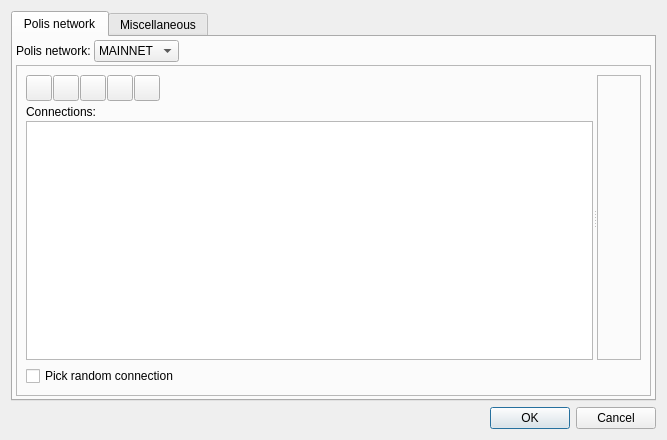
<?xml version="1.0" encoding="UTF-8"?>
<ui version="4.0">
 <class>ConfigDlg</class>
 <widget class="QDialog" name="ConfigDlg">
  <property name="windowModality">
   <enum>Qt::NonModal</enum>
  </property>
  <property name="geometry">
   <rect>
    <x>0</x>
    <y>0</y>
    <width>667</width>
    <height>440</height>
   </rect>
  </property>
  <property name="windowTitle">
   <string>Dialog</string>
  </property>
  <property name="modal">
   <bool>false</bool>
  </property>
  <layout class="QVBoxLayout" name="verticalLayout">
   <property name="spacing">
    <number>6</number>
   </property>
   <property name="sizeConstraint">
    <enum>QLayout::SetDefaultConstraint</enum>
   </property>
   <item>
    <widget class="QTabWidget" name="tabWidget">
     <property name="tabShape">
      <enum>QTabWidget::Rounded</enum>
     </property>
     <property name="currentIndex">
      <number>0</number>
     </property>
     <widget class="QWidget" name="tabPolisd">
      <attribute name="title">
       <string>Polis network</string>
      </attribute>
      <layout class="QVBoxLayout" name="verticalLayout_3">
       <property name="spacing">
        <number>3</number>
       </property>
       <property name="leftMargin">
        <number>3</number>
       </property>
       <property name="topMargin">
        <number>3</number>
       </property>
       <property name="rightMargin">
        <number>3</number>
       </property>
       <property name="bottomMargin">
        <number>3</number>
       </property>
       <item>
        <layout class="QHBoxLayout" name="horizontalLayout_3">
         <item>
          <widget class="QLabel" name="label_2">
           <property name="text">
            <string>Polis network:</string>
           </property>
          </widget>
         </item>
         <item>
          <widget class="QComboBox" name="cboPolisNetwork">
           <item>
            <property name="text">
             <string>MAINNET</string>
            </property>
           </item>
           <item>
            <property name="text">
             <string>TESTNET</string>
            </property>
           </item>
          </widget>
         </item>
         <item>
          <spacer name="horizontalSpacer_5">
           <property name="orientation">
            <enum>Qt::Horizontal</enum>
           </property>
           <property name="sizeHint" stdset="0">
            <size>
             <width>40</width>
             <height>20</height>
            </size>
           </property>
          </spacer>
         </item>
        </layout>
       </item>
       <item>
        <widget class="QFrame" name="frame_2">
         <property name="frameShape">
          <enum>QFrame::StyledPanel</enum>
         </property>
         <property name="frameShadow">
          <enum>QFrame::Raised</enum>
         </property>
         <layout class="QVBoxLayout" name="verticalLayout_6">
          <item>
           <widget class="QSplitter" name="splitter">
            <property name="orientation">
             <enum>Qt::Horizontal</enum>
            </property>
            <property name="opaqueResize">
             <bool>true</bool>
            </property>
            <property name="childrenCollapsible">
             <bool>true</bool>
            </property>
            <widget class="QWidget" name="layoutWidget">
             <layout class="QVBoxLayout" name="layoutConnList" stretch="0,0,0">
              <property name="spacing">
               <number>2</number>
              </property>
              <item>
               <widget class="QFrame" name="frame">
                <property name="frameShape">
                 <enum>QFrame::NoFrame</enum>
                </property>
                <property name="frameShadow">
                 <enum>QFrame::Raised</enum>
                </property>
                <layout class="QHBoxLayout" name="horizontalLayout">
                 <property name="spacing">
                  <number>1</number>
                 </property>
                 <property name="leftMargin">
                  <number>0</number>
                 </property>
                 <property name="topMargin">
                  <number>0</number>
                 </property>
                 <property name="rightMargin">
                  <number>0</number>
                 </property>
                 <property name="bottomMargin">
                  <number>2</number>
                 </property>
                 <item>
                  <widget class="QToolButton" name="btnNewConn">
                   <property name="minimumSize">
                    <size>
                     <width>26</width>
                     <height>26</height>
                    </size>
                   </property>
                   <property name="toolTip">
                    <string>Add New Connection</string>
                   </property>
                   <property name="text">
                    <string/>
                   </property>
                  </widget>
                 </item>
                 <item>
                  <widget class="QToolButton" name="btnDeleteConn">
                   <property name="minimumSize">
                    <size>
                     <width>26</width>
                     <height>26</height>
                    </size>
                   </property>
                   <property name="toolTip">
                    <string>Delete Current Connection</string>
                   </property>
                   <property name="text">
                    <string/>
                   </property>
                  </widget>
                 </item>
                 <item>
                  <widget class="QToolButton" name="btnMoveUpConn">
                   <property name="minimumSize">
                    <size>
                     <width>26</width>
                     <height>26</height>
                    </size>
                   </property>
                   <property name="toolTip">
                    <string>Move Up Current Connection</string>
                   </property>
                   <property name="text">
                    <string/>
                   </property>
                  </widget>
                 </item>
                 <item>
                  <widget class="QToolButton" name="btnMoveDownConn">
                   <property name="minimumSize">
                    <size>
                     <width>26</width>
                     <height>26</height>
                    </size>
                   </property>
                   <property name="toolTip">
                    <string>Move Down Current Connection</string>
                   </property>
                   <property name="text">
                    <string/>
                   </property>
                  </widget>
                 </item>
                 <item>
                  <widget class="QToolButton" name="btnRestoreDefault">
                   <property name="minimumSize">
                    <size>
                     <width>26</width>
                     <height>26</height>
                    </size>
                   </property>
                   <property name="toolTip">
                    <string>Restore Default Connections</string>
                   </property>
                   <property name="text">
                    <string/>
                   </property>
                  </widget>
                 </item>
                 <item>
                  <spacer name="horizontalSpacer">
                   <property name="orientation">
                    <enum>Qt::Horizontal</enum>
                   </property>
                   <property name="sizeHint" stdset="0">
                    <size>
                     <width>40</width>
                     <height>20</height>
                    </size>
                   </property>
                  </spacer>
                 </item>
                </layout>
               </widget>
              </item>
              <item>
               <widget class="QLabel" name="label">
                <property name="text">
                 <string>Connections:</string>
                </property>
               </widget>
              </item>
              <item>
               <widget class="QListWidget" name="lstConns">
                <property name="sizePolicy">
                 <sizepolicy hsizetype="Preferred" vsizetype="Expanding">
                  <horstretch>0</horstretch>
                  <verstretch>0</verstretch>
                 </sizepolicy>
                </property>
                <property name="baseSize">
                 <size>
                  <width>150</width>
                  <height>0</height>
                 </size>
                </property>
                <property name="frameShape">
                 <enum>QFrame::StyledPanel</enum>
                </property>
                <property name="selectionMode">
                 <enum>QAbstractItemView::ExtendedSelection</enum>
                </property>
               </widget>
              </item>
             </layout>
            </widget>
            <widget class="QFrame" name="detailsFrame">
             <property name="sizePolicy">
              <sizepolicy hsizetype="Expanding" vsizetype="Preferred">
               <horstretch>0</horstretch>
               <verstretch>0</verstretch>
              </sizepolicy>
             </property>
             <property name="frameShape">
              <enum>QFrame::StyledPanel</enum>
             </property>
             <property name="midLineWidth">
              <number>0</number>
             </property>
             <layout class="QVBoxLayout" name="verticalLayout_4">
              <property name="topMargin">
               <number>12</number>
              </property>
             </layout>
            </widget>
           </widget>
          </item>
          <item>
           <layout class="QVBoxLayout" name="verticalLayout_5">
            <property name="sizeConstraint">
             <enum>QLayout::SetDefaultConstraint</enum>
            </property>
            <item>
             <widget class="QCheckBox" name="chbRandomConn">
              <property name="toolTip">
               <string>Pick random connection to distribute clients' load over multiple nodes.</string>
              </property>
              <property name="text">
               <string>Pick random connection</string>
              </property>
             </widget>
            </item>
           </layout>
          </item>
         </layout>
        </widget>
       </item>
      </layout>
     </widget>
     <widget class="QWidget" name="tabMisc">
      <attribute name="title">
       <string>Miscellaneous</string>
      </attribute>
      <layout class="QVBoxLayout" name="verticalLayout_2">
       <property name="spacing">
        <number>12</number>
       </property>
       <item>
        <layout class="QHBoxLayout" name="layHardwareWallet">
         <item>
          <widget class="QLabel" name="label_3">
           <property name="text">
            <string>Hardware wallet:</string>
           </property>
           <property name="alignment">
            <set>Qt::AlignLeading|Qt::AlignLeft|Qt::AlignVCenter</set>
           </property>
           <property name="margin">
            <number>0</number>
           </property>
          </widget>
         </item>
         <item>
          <widget class="QRadioButton" name="chbHwTrezor">
           <property name="minimumSize">
            <size>
             <width>60</width>
             <height>0</height>
            </size>
           </property>
           <property name="maximumSize">
            <size>
             <width>16777215</width>
             <height>16777215</height>
            </size>
           </property>
           <property name="text">
            <string>Trezor</string>
           </property>
           <property name="checked">
            <bool>true</bool>
           </property>
          </widget>
         </item>
         <item>
          <widget class="QRadioButton" name="chbHwKeepKey">
           <property name="minimumSize">
            <size>
             <width>70</width>
             <height>0</height>
            </size>
           </property>
           <property name="maximumSize">
            <size>
             <width>16777215</width>
             <height>16777215</height>
            </size>
           </property>
           <property name="text">
            <string>KeepKey</string>
           </property>
          </widget>
         </item>
         <item>
          <widget class="QRadioButton" name="chbHwLedgerNanoS">
           <property name="text">
            <string>Ledger Nano S</string>
           </property>
          </widget>
         </item>
         <item>
          <spacer name="horizontalSpacer_2">
           <property name="orientation">
            <enum>Qt::Horizontal</enum>
           </property>
           <property name="sizeHint" stdset="0">
            <size>
             <width>40</width>
             <height>20</height>
            </size>
           </property>
          </spacer>
         </item>
        </layout>
       </item>
       <item>
        <widget class="QWidget" name="wdgKeepkeyPassEncoding" native="true">
         <layout class="QHBoxLayout" name="horizontalLayout_2">
          <property name="leftMargin">
           <number>0</number>
          </property>
          <property name="topMargin">
           <number>0</number>
          </property>
          <property name="rightMargin">
           <number>0</number>
          </property>
          <property name="bottomMargin">
           <number>0</number>
          </property>
          <item>
           <widget class="QLabel" name="lblKeepkeyPassEncoding">
            <property name="text">
             <string>KeepKey passphrase encoding:</string>
            </property>
            <property name="openExternalLinks">
             <bool>true</bool>
            </property>
           </widget>
          </item>
          <item>
           <widget class="QComboBox" name="cboKeepkeyPassEncoding">
            <property name="sizePolicy">
             <sizepolicy hsizetype="Preferred" vsizetype="Fixed">
              <horstretch>0</horstretch>
              <verstretch>0</verstretch>
             </sizepolicy>
            </property>
            <item>
             <property name="text">
              <string>NFC: compatible with the official KeepKey app</string>
             </property>
            </item>
            <item>
             <property name="text">
              <string>NFKD: compatible with BIP-39 standard and Trezor</string>
             </property>
            </item>
           </widget>
          </item>
          <item>
           <spacer name="horizontalSpacer_4">
            <property name="orientation">
             <enum>Qt::Horizontal</enum>
            </property>
            <property name="sizeHint" stdset="0">
             <size>
              <width>40</width>
              <height>20</height>
             </size>
            </property>
           </spacer>
          </item>
         </layout>
        </widget>
       </item>
       <item>
        <widget class="QCheckBox" name="chbEncryptConfigFile">
         <property name="toolTip">
          <string>&lt;html&gt;&lt;head/&gt;&lt;body&gt;&lt;p&gt;Encrypts configuration file with hardware wallet. &lt;/p&gt;&lt;p&gt;You will need your hardware wallet connected to open the file.&lt;/p&gt;&lt;/body&gt;&lt;/html&gt;</string>
         </property>
         <property name="text">
          <string>Encrypt configuration file</string>
         </property>
        </widget>
       </item>
       <item>
        <widget class="QCheckBox" name="chbCheckForUpdates">
         <property name="text">
          <string>Check for updates</string>
         </property>
        </widget>
       </item>
       <item>
        <widget class="QCheckBox" name="chbBackupConfigFile">
         <property name="toolTip">
          <string>If checked, old config file will be saved when changing configuration</string>
         </property>
         <property name="text">
          <string>Backup config file</string>
         </property>
        </widget>
       </item>
       <item>
        <widget class="QCheckBox" name="chbConfirmWhenVoting">
         <property name="text">
          <string>Ask for confirmation when voting (proposals)</string>
         </property>
        </widget>
       </item>
       <item>
        <widget class="QCheckBox" name="chbAddRandomOffsetToVotingTime">
         <property name="text">
          <string>Add random offset to a vote time to enhance privacy (proposals)</string>
         </property>
        </widget>
       </item>
       <item>
        <widget class="QCheckBox" name="chbDownloadProposalExternalData">
         <property name="text">
          <string>Download external proposal attributes (PolisCentral.org)</string>
         </property>
        </widget>
       </item>
       <item>
        <widget class="QCheckBox" name="chbDontUseFileDialogs">
         <property name="toolTip">
          <string/>
         </property>
         <property name="text">
          <string>Don't use file dialogs</string>
         </property>
        </widget>
       </item>
       <item>
        <layout class="QHBoxLayout" name="hlLogLevel">
         <item>
          <widget class="QLabel" name="lblLogLevel">
           <property name="text">
            <string>Log level:</string>
           </property>
          </widget>
         </item>
         <item>
          <widget class="QComboBox" name="cboLogLevel">
           <item>
            <property name="text">
             <string>Critical</string>
            </property>
           </item>
           <item>
            <property name="text">
             <string>Error</string>
            </property>
           </item>
           <item>
            <property name="text">
             <string>Warning</string>
            </property>
           </item>
           <item>
            <property name="text">
             <string>Info</string>
            </property>
           </item>
           <item>
            <property name="text">
             <string>Debug</string>
            </property>
           </item>
          </widget>
         </item>
         <item>
          <spacer name="horizontalSpacer_3">
           <property name="orientation">
            <enum>Qt::Horizontal</enum>
           </property>
           <property name="sizeHint" stdset="0">
            <size>
             <width>40</width>
             <height>20</height>
            </size>
           </property>
          </spacer>
         </item>
        </layout>
       </item>
       <item>
        <spacer name="verticalSpacer">
         <property name="orientation">
          <enum>Qt::Vertical</enum>
         </property>
         <property name="sizeHint" stdset="0">
          <size>
           <width>20</width>
           <height>40</height>
          </size>
         </property>
        </spacer>
       </item>
      </layout>
     </widget>
    </widget>
   </item>
   <item>
    <widget class="QDialogButtonBox" name="buttonBox">
     <property name="orientation">
      <enum>Qt::Horizontal</enum>
     </property>
     <property name="standardButtons">
      <set>QDialogButtonBox::Cancel|QDialogButtonBox::Ok</set>
     </property>
    </widget>
   </item>
  </layout>
 </widget>
 <resources/>
 <connections>
  <connection>
   <sender>buttonBox</sender>
   <signal>accepted()</signal>
   <receiver>ConfigDlg</receiver>
   <slot>accept()</slot>
   <hints>
    <hint type="sourcelabel">
     <x>248</x>
     <y>254</y>
    </hint>
    <hint type="destinationlabel">
     <x>157</x>
     <y>274</y>
    </hint>
   </hints>
  </connection>
  <connection>
   <sender>buttonBox</sender>
   <signal>rejected()</signal>
   <receiver>ConfigDlg</receiver>
   <slot>reject()</slot>
   <hints>
    <hint type="sourcelabel">
     <x>316</x>
     <y>260</y>
    </hint>
    <hint type="destinationlabel">
     <x>286</x>
     <y>274</y>
    </hint>
   </hints>
  </connection>
 </connections>
</ui>
